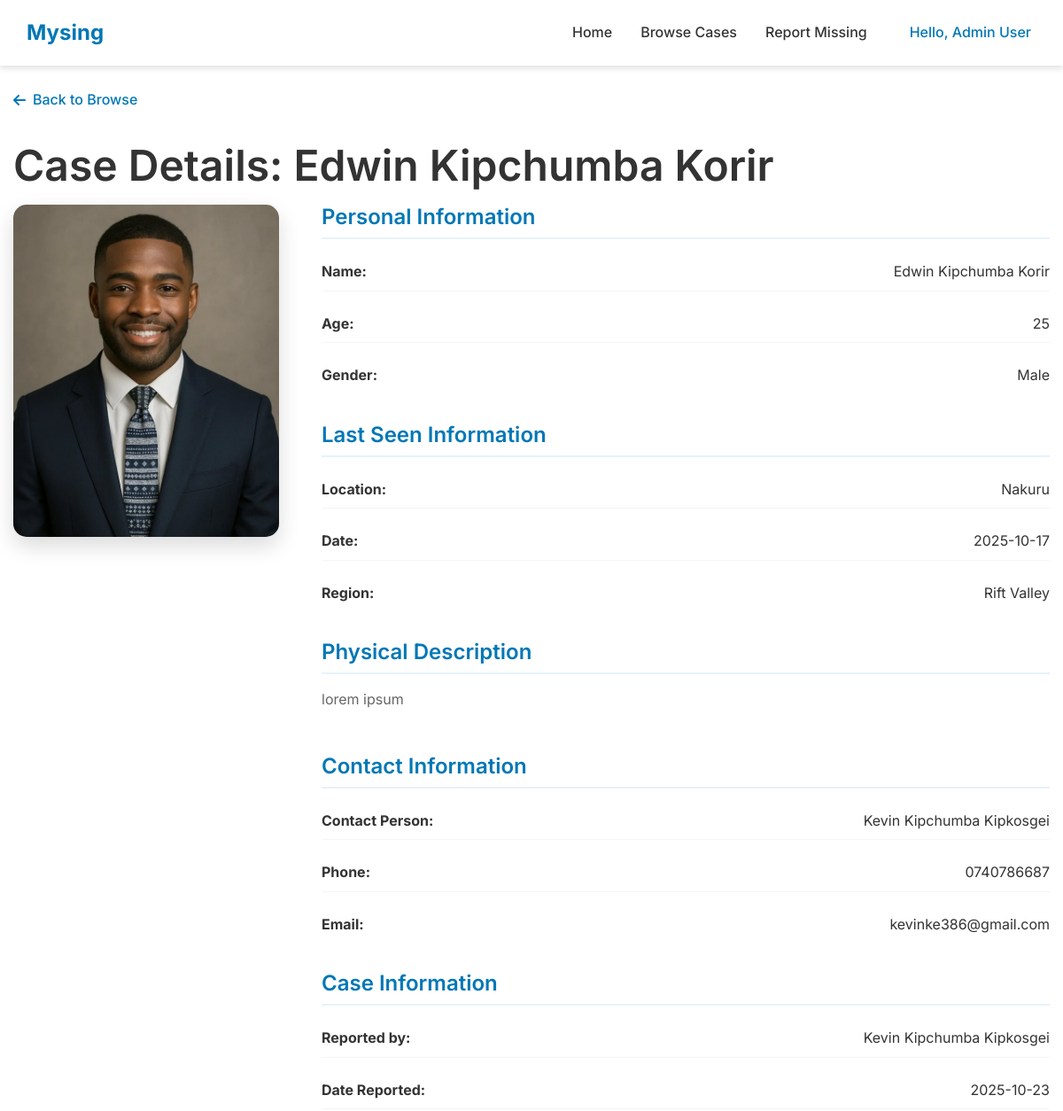
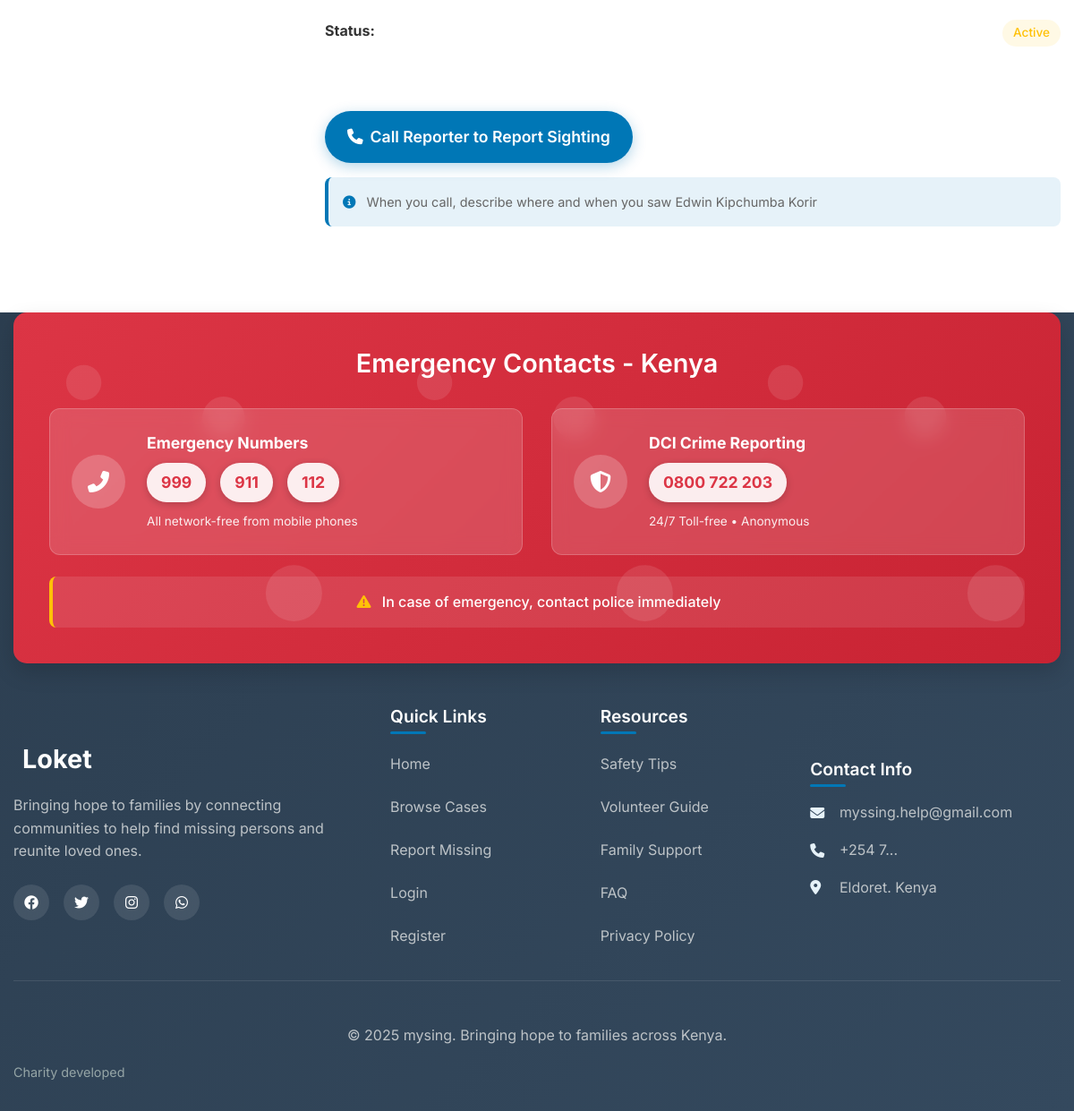
The page /case-details/2 (signed in) on the database its author committed (2 pictures, top to bottom).
### models.py (models this page shows, shortened)
class User(UserMixin, db.Model):
    id = db.Column(db.Integer, primary_key=True)
    name = db.Column(db.String(100), nullable=False)
    email = db.Column(db.String(100), unique=True, nullable=False)
    password_hash = db.Column(db.String(200), nullable=False)
    phone = db.Column(db.String(20), nullable=False)
    role = db.Column(db.String(20), default='user')
    date_joined = db.Column(db.DateTime, default=datetime.utcnow)
    missing_persons = db.relationship('MissingPerson', backref='reporter', lazy=True)
    reset_tokens = db.relationship('PasswordResetToken', backref='user', lazy=True)

class MissingPerson(db.Model):
    id = db.Column(db.Integer, primary_key=True)
    name = db.Column(db.String(100), nullable=False)
    age = db.Column(db.Integer, nullable=False)
    gender = db.Column(db.String(20), nullable=False)
    last_seen = db.Column(db.String(200), nullable=False)
    last_seen_date = db.Column(db.Date, nullable=False)
    region = db.Column(db.String(50), nullable=False)
    description = db.Column(db.Text, nullable=False)
    contact_name = db.Column(db.String(100), nullable=False)
    contact_phone = db.Column(db.String(20), nullable=False)
    contact_email = db.Column(db.String(100), nullable=False)
    photo_filename = db.Column(db.String(200), nullable=True)
    date_reported = db.Column(db.DateTime, default=datetime.utcnow)
    is_found = db.Column(db.Boolean, default=False)
    reported_by = db.Column(db.Integer, db.ForeignKey('user.id'), nullable=False)
    @property
    def photo_url(self):
        if self.photo_filename:
            return f'/static/uploads/{self.photo_filename}'
        return '/static/images/default-avatar.png'

### app.py (the view)
@app.route('/case-details/<int:person_id>')
def case_details(person_id):
    missing_person = MissingPerson.query.get_or_404(person_id)
    return render_template('case_details.html', person=missing_person)

### app.py (called while the page is built)
@login_manager.user_loader
def load_user(user_id):
    return User.query.get(int(user_id))

### templates/case_details.html (shortened to what this page needs)
{% extends "base.html" %}
{% block content %}
<section class="case-details-section">
    <div class="container">
        <div class="case-details-header">
            <a href="{{ url_for('browse') }}" class="back-link">
                <i class="fas fa-arrow-left"></i> Back to Browse
            </a>
            <h1>Case Details: {{ person.name }}</h1>
        </div>
        <div class="case-details-content">
            <div class="case-image-large">
                <img src="{{ person.photo_url }}" alt="{{ person.name }}">
            </div>
            <div class="case-info-detailed">
                <div class="info-section">
                    <h3>Personal Information</h3>
                    <div class="info-grid">
                        <div class="info-item">
                            <strong>Name:</strong>
                            <span>{{ person.name }}</span>
                        </div>
                        <div class="info-item">
                            <strong>Age:</strong>
                            <span>{{ person.age }}</span>
                        </div>
                        <div class="info-item">
                            <strong>Gender:</strong>
                            <span>{{ person.gender }}</span>
                        </div>
                    </div>
                </div>
                <div class="info-section">
                    <h3>Last Seen Information</h3>
                    <div class="info-grid">
                        <div class="info-item">
                            <strong>Location:</strong>
                            <span>{{ person.last_seen }}</span>
                        </div>
                        <div class="info-item">
                            <strong>Date:</strong>
                            <span>{{ person.last_seen_date.strftime('%Y-%m-%d') }}</span>
                        </div>
                        <div class="info-item">
                            <strong>Region:</strong>
                            <span>{{ person.region }}</span>
                        </div>
                    </div>
                </div>
                <div class="info-section">
                    <h3>Physical Description</h3>
                    <p>{{ person.description }}</p>
                </div>
                <div class="info-section">
                    <h3>Contact Information</h3>
                    <div class="info-grid">
                        <div class="info-item">
                            <strong>Contact Person:</strong>
                            <span>{{ person.contact_name }}</span>
                        </div>
                        <div class="info-item">
                            <strong>Phone:</strong>
                            <span id="contactPhone">{{ person.contact_phone }}</span>
                        </div>
                        <div class="info-item">
                            <strong>Email:</strong>
                            <span>{{ person.contact_email }}</span>
                        </div>
                    </div>
                </div>
                <div class="info-section">
                    <h3>Case Information</h3>
                    <div class="info-grid">
                        <div class="info-item">
                            <strong>Reported by:</strong>
                            <span>{{ person.reporter.name }}</span>
                        </div>
                        <div class="info-item">
                            <strong>Date Reported:</strong>
                            <span>{{ person.date_reported.strftime('%Y-%m-%d') }}</span>
                        </div>
                        <div class="info-item">
                            <strong>Status:</strong>
                            <span class="status-{{ 'found' if person.is_found else 'active' }}">
                                {{ 'Found' if person.is_found else 'Active' }}
                            </span>
                        </div>
                    </div>
                </div>
                {% if current_user.is_authenticated and not person.is_found %}
                <div class="action-buttons">
                    <a href="tel:{{ person.contact_phone|replace('(', '')|replace(')', '')|replace(' ', '')|replace('-', '') }}"
                       class="btn btn-primary btn-call-report" id="callReporterBtn">
                        <i class="fas fa-phone"></i> Call Reporter to Report Sighting
                    </a>
                    <p class="call-guidance-small">
                        <i class="fas fa-info-circle"></i>
                        When you call, describe where and when you saw {{ person.name }}
                    </p>
                </div>
                {% elif not current_user.is_authenticated %}
                <div class="login-prompt">
                    <p><a href="{{ url_for('login') }}">Login</a> to contact the reporter about sightings.</p>
                </div>
                {% endif %}
            </div>
        </div>
    </div>
</section>
{% endblock %}

### templates/base.html (shortened to what this page needs)
<!DOCTYPE html>
<html lang="en">
<head>
    <link rel="stylesheet" href="{{ url_for('static', filename='css/style.css') }}">
    <link rel="stylesheet" href="https://cdnjs.cloudflare.com/ajax/libs/font-awesome/6.4.0/css/all.min.css">
</head>
<body>
    <nav class="navbar">
        <div class="nav-container">
            <div class="nav-logo">
                <a href="{{ url_for('index') }}">
                    <span>Mysing</span>
                </a>
            </div>
            <div class="nav-menu" id="navMenu">
                <a href="{{ url_for('index') }}" class="nav-link">Home</a>
                <a href="{{ url_for('browse') }}" class="nav-link">Browse Cases</a>
                {% if current_user.is_authenticated %}
                <a href="{{ url_for('report_missing') }}" class="nav-link">Report Missing</a>
                {% endif %}
                <div class="user-controls">
                    {% if current_user.is_authenticated %}
                        <div class="user-menu">
                            <span class="user-greeting">Hello, {{ current_user.name }}</span>
                        </div>
                    {% else %}
                        <a href="{{ url_for('login') }}" class="btn-login">Login</a>
                        <a href="{{ url_for('register') }}" class="btn-register">Register</a>
                    {% endif %}
                </div>
            </div>
        </div>
    </nav>
    <main>
        {% block content %}{% endblock %}
    </main>
    <footer class="footer">
        <div class="container">
            <div class="emergency-section">
                <h3>Emergency Contacts - Kenya</h3>
                <div class="emergency-numbers">
                    <div class="emergency-item">
                        <div class="emergency-icon">
                            <i class="fas fa-phone-alt"></i>
                        </div>
                        <div class="emergency-info">
                            <strong>Emergency Numbers</strong>
                            <div class="numbers-grid">
                                <span>999</span>
                                <span>911</span>
                                <span>112</span>
                            </div>
                            <small>All network-free from mobile phones</small>
                        </div>
                    </div>
                    <div class="emergency-item">
                        <div class="emergency-icon">
                            <i class="fas fa-shield-alt"></i>
                        </div>
                        <div class="emergency-info">
                            <strong>DCI Crime Reporting</strong>
                            <div class="numbers-grid">
                                <span>0800 722 203</span>
                            </div>
                            <small>24/7 Toll-free • Anonymous</small>
                        </div>
                    </div>
                </div>
                <div class="emergency-note">
                    <p><i class="fas fa-exclamation-triangle"></i> In case of emergency, contact police immediately</p>
                </div>
            </div>
            <div class="footer-content">
                <div class="footer-section">
                    <div class="footer-logo">
                        <span>Loket</span>
                    </div>
                    <p class="footer-description">
                        Bringing hope to families by connecting communities to help find missing persons and reunite loved ones.
                    </p>
                    <div class="social-links">
                        <a href="#" aria-label="Facebook"><i class="fab fa-facebook"></i></a>
                        <a href="#" aria-label="Twitter"><i class="fab fa-twitter"></i></a>
                        <a href="#" aria-label="Instagram"><i class="fab fa-instagram"></i></a>
                        <a href="#" aria-label="WhatsApp"><i class="fab fa-whatsapp"></i></a>
                    </div>
                </div>
                <div class="footer-section">
                    <h4>Quick Links</h4>
                    <div class="footer-links">
                        <a href="{{ url_for('index') }}">Home</a>
                        <a href="{{ url_for('browse') }}">Browse Cases</a>
                        <a href="{{ url_for('report_missing') }}">Report Missing</a>
                        <a href="{{ url_for('login') }}">Login</a>
                        <a href="{{ url_for('register') }}">Register</a>
                    </div>
                </div>
                <div class="footer-section">
                    <h4>Resources</h4>
                    <div class="footer-links">
                        <a href="#">Safety Tips</a>
                        <a href="#">Volunteer Guide</a>
                        <a href="#">Family Support</a>
                        <a href="#">FAQ</a>
                        <a href="#">Privacy Policy</a>
                    </div>
                </div>
                <div class="footer-section">
                    <h4>Contact Info</h4>
                    <div class="contact-info">
                        <div class="contact-item">
                            <i class="fas fa-envelope"></i>
                            <span>myssing.help@gmail.com</span>
                        </div>
                        <div class="contact-item">
                            <i class="fas fa-phone"></i>
                            <span>+254 7...</span>
                        </div>
                        <div class="contact-item">
                            <i class="fas fa-map-marker-alt"></i>
                            <span>Eldoret. Kenya</span>
                        </div>
                    </div>
                </div>
            </div>
            <div class="footer-bottom">
                <div class="footer-copyright">
                    <p>&copy; 2025 mysing. Bringing hope to families across Kenya.</p>
                </div>
                <div class="footer-credits">
                    <p>Charity developed</p>
                </div>
            </div>
        </div>
    </footer>
</body>
</html>

### rows shown on the page
User: name "Admin User"
MissingPerson: name "Edwin Kipchumba Korir", photo_url (picture), age "25", gender "Male", last_seen "Nakuru", last_seen_date "2025-10-17", region "Rift Valley", description "lorem ipsum", contact_name "Kevin Kipchumba Kipkosgei", contact_phone "0740786687", contact_email "kevinke386@gmail.com", date_reported "2025-10-23", is_found "Active"
User: reporter.name "Kevin Kipchumba Kipkosgei"
